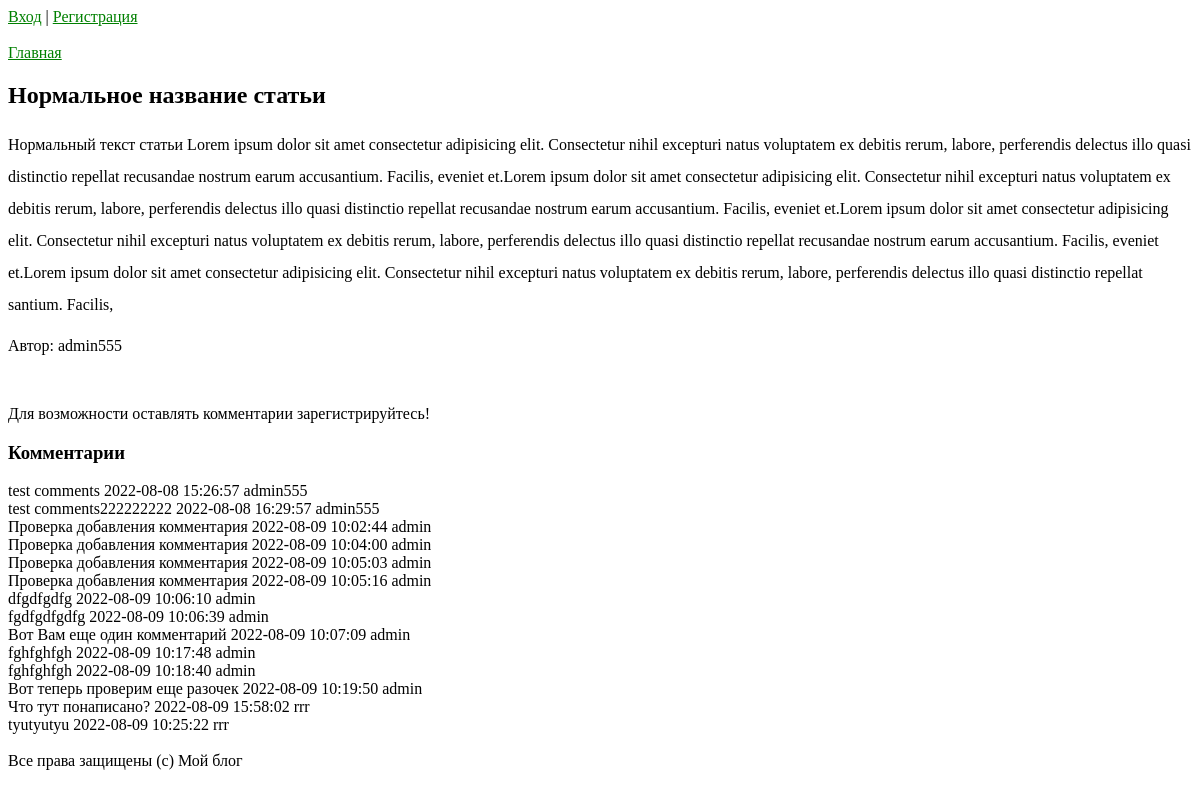
Page /articles/1 on the earlier database version.
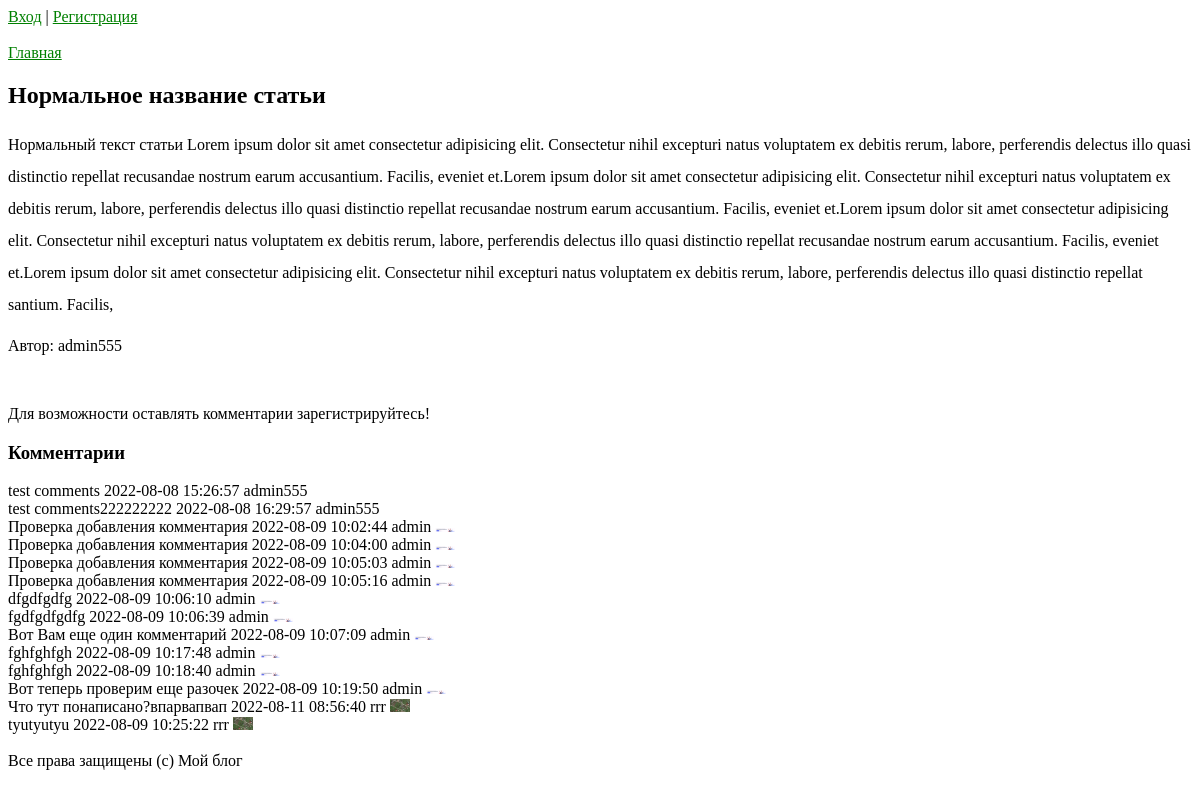
Same page on the later database version.
### tables this page shows
CREATE TABLE `comments` (
  `id` int(11) NOT NULL,
  `author_id` int(11) NOT NULL,
  `article_id` int(11) NOT NULL,
  `text` text NOT NULL,
  `date` datetime NOT NULL DEFAULT CURRENT_TIMESTAMP
);

CREATE TABLE `users` (
  `id` int(11) NOT NULL,
  `nickname` varchar(128) NOT NULL,
  `email` varchar(255) NOT NULL,
  `is_confirmed` tinyint(1) NOT NULL DEFAULT '0',
  `role` enum('admin','user') NOT NULL,
  `password_hash` varchar(255) NOT NULL,
  `auth_token` varchar(255) NOT NULL,
  `created_at` datetime NOT NULL DEFAULT CURRENT_TIMESTAMP,
  `avatar_url` varchar(255) DEFAULT NULL
);

### src/MyProject/Controllers/ArticlesController.php (called while the page is built, shortened)
<?php
class ArticlesController extends AbstractController
{
    public function view(int $articleId)
    {
    $article = Article::getById($articleId);
    $comments = CommentsController::getCommentsByArticleId($articleId);
    $this->view->renderHtml('articles/view.php',['article'=>$article, 'comments'=>$comments]);
    }
}

### www/index.php (called while the page is built, shortened)
<?php
try{
    $routes = require __DIR__ . str_replace('/','\\','/../src/routes.php');
    $route = $_GET['route'] ?? '';
    foreach ($routes as $pattern => $controllerAndAction) {
        preg_match($pattern, $route, $matches);
        if (!empty($matches)) {
            break;
        }
    }
    unset($matches[0]);
    $actionName = $controllerAndAction[1];
    $controller = new $controllerName();
    $controller -> $actionName(...$matches);
} catch (\MyProject\Exceptions\DbException $e) {
    $view = new \MyProject\View\View(__DIR__. str_replace('/','\\','/../src/templates/errors'));
    $view->renderHtml('500.php', ['error'=>$e->getMessage()],500);
} catch (\MyProject\Exceptions\NotFoundException $e) {
    $view = new \MyProject\View\View(__DIR__. str_replace('/','\\','/../src/templates/errors'));
    $view->renderHtml('404.php', ['error'=>$e->getMessage()],404);
}catch (\MyProject\Exceptions\UnauthorizedException $e) {
    $view = new \MyProject\View\View(__DIR__. str_replace('/','\\','/../src/templates/errors'));
    $view->renderHtml('401.php', ['error'=>$e->getMessage()],401);
}catch (\MyProject\Exceptions\ForbiddenException $e) {
    $view = new \MyProject\View\View(__DIR__. str_replace('/','\\','/../src/templates/errors'));
    $view->renderHtml('notAllow.php', ['error'=>$e->getMessage()],401);
}

### src/settings.php (called while the page is built)
<?php
return [
    'db'=>[
        'user'=>'user',
        'password'=>'userP@ssw0rd',
        'dbname'=>'my_project',
        'host'=>'localhost',
    ]
];

### src/MyProject/Services/Db.php (called while the page is built, shortened)
<?php
class Db
{
    private static $instance;
    private $pdo;
    private function __construct()
    {
        $dbOptions = (require __DIR__.'/../../settings.php')['db'];
        try {
            $this->pdo = new PDO(
                'mysql:host='.$dbOptions['host'].'; dbname='.$dbOptions['dbname'],
                $dbOptions['user'],
                $dbOptions['password']
            );
            $this->pdo->exec('SET NAMES UTF8');
        } catch (PDOException $e) {
            throw new DbException("Ошибка при подключении к базе данных:" . $e->getMessage());
        }
    }
    public function query(string $sql, array $params = [], string $className = 'stdClass'): ?array
    {
        $sth = $this->pdo->prepare($sql);
        $result = $sth->execute($params);
        return $sth->fetchAll(PDO::FETCH_CLASS, $className);
    }
    public static function getInstances():self
    {
        if (self::$instance === null) {
            self::$instance = new self();
        }
        return self::$instance;
    }
}

### src/MyProject/Models/ActiveRecordEntity.php (called while the page is built, shortened)
<?php
abstract class ActiveRecordEntity
{
    protected $id;
    public function getId()
    {
        return $this->id;
    }
    private function under_score_ToCamelCase(string $source):string
    {
        return lcfirst(str_replace('_','',ucwords($source, '_')));
    }
    public static function getById(int $id): ?self
    {
        $db = Db::getInstances();
        $entities = $db->query('SELECT * FROM `'.static::getTableName().'` WHERE `id` = :id;', [':id'=>$id], static::class);
        return $entities ? $entities[0]:null;
    }
}

### src/MyProject/Models/Articles/Article.php (called while the page is built, shortened)
<?php
class Article extends ActiveRecordEntity
{
    protected $name;
    protected $text;
    protected $authorId;
    public function getName():string
    {
        return $this->name;
    }
    public function getText(int $n=0):string
    {
        if ($n > 0) {
           return substr($this->text, 0, $n);
        } else {
            return $this->text;
        }
    }
    protected static function getTableName(): string
    {
        return 'articles';
    }
    public function getAuthor():User
    {
        return User::getByID($this->authorId);
    }
    public function isEdditable(): bool
    {
        $user = UsersAuthService::getUserByToken();
        return false;
    }
}

### src/MyProject/Models/Users/User.php (called while the page is built, shortened)
<?php
class User extends ActiveRecordEntity
{
    protected $nickname;
    protected $avatar_url;
    public function getNickname():string
    {
        return $this->nickname;
    }
    protected static function getTableName(): string
    {
        return 'users';
    }
    public function getAvatar():?string
    {
        return $GLOBALS['AVATAR_SRC'].$this->avatar_url;
    }
}

### src/MyProject/Models/Users/UsersAuthService.php (called while the page is built, shortened)
<?php
class UsersAuthService
{
    public static function getUserByToken(): ?User
    {
        $token = $_COOKIE['token'] ?? '';
        if (empty($token)) {
            return null;
        }
        [$userId, $authToken] = explode(':', $token, 2);
        $user = User::getById((int) $userId);
        return $user;
    }
}

### src/MyProject/Controllers/CommentsController.php (called while the page is built, shortened)
<?php
class CommentsController extends AbstractController
{
    public static function getCommentsByArticleId(int $articleId):array
    {
        $sql = 'SELECT * FROM comments WHERE `article_id` = :articleId;';
        $db = Db::getInstances();
        $result = $db->query($sql, [':articleId' => $articleId], Comment::class) ?? [];
        return $result;
    }
}

### src/MyProject/Models/Comments/Comment.php (called while the page is built, shortened)
<?php
class Comment extends ActiveRecordEntity
{
    protected $date;
    protected $text;
    protected $authorId;
    public function getText():string
    {
        return $this->text;
    }
    public function getDate():string
    {
        return $this->date;
    }
    public function getAuthor():User
    {
        return User::getById($this->authorId);
    }
}

### src/templates/articles/view.php (the view, shortened to what the changed rows need)
<?php include('../src/templates/header.php');?>
<br><a href="/www">Главная</a><br>
    <h2><?=$article->getName();?></h2>
    <p style="line-height:2;"><?=$article->getText();?></p>
    <p>Автор: <?=$article->getAuthor()->getNickname();?></p>
    <br>
    <?php if($user != null): ?>
        <h3>Добавить комментарий:</h3>
        <form action="<?=$article->getId();?>/comments" method="post">
        Текст комментария: <textarea type="text" name="text" ><?= $_POST['commentText'] ?? '' ?></textarea>
        <br>
        <input type="submit" value="Комментировать">
        </form>
    <?php else:?>
        <p>Для возможности оставлять комментарии зарегистрируйтесь!</p>
    <?php endif;?>
<h3>Комментарии</h3>
<?php foreach($comments as $comment):?>
    <div id="comment<?=$comment->getId();?>">
        <?=$comment->getText();?>
        <?=$comment->getDate();?>
        <?=$comment->getAuthor()->getNickname();?>
        <img style="max-width:20px;height:auto;" src="<?=$comment->getAuthor()->getAvatar();?>" alt="">
    </div>
<?php endforeach;?>
<br>
<?php include('../src/templates/footer.php');?>

Differences in the rows shown:
changed through a linked row, comments (number 3 of 14 on the later page): author.avatar_url: picture added
changed through a linked row, comments (number 4 of 14 on the later page): author.avatar_url: picture added
changed through a linked row, comments (number 5 of 14 on the later page): author.avatar_url: picture added
changed through a linked row, comments (number 6 of 14 on the later page): author.avatar_url: picture added
changed through a linked row, comments "dfgdfgdfg": author.avatar_url: picture added
changed through a linked row, comments "fgdfgdfgdfg": author.avatar_url: picture added
changed through a linked row, comments "Вот Вам еще один комментарий": author.avatar_url: picture added
changed through a linked row, comments (number 10 of 14 on the later page): author.avatar_url: picture added
changed through a linked row, comments (number 11 of 14 on the later page): author.avatar_url: picture added
changed through a linked row, comments "Вот теперь проверим еще разочек": author.avatar_url: picture added
changed comments: text "Что тут понаписано?" → "Что тут понаписано?впарвапвап"; date "2022-08-09 15:58:02" → "2022-08-11 08:56:40"; author.avatar_url: picture added
changed through a linked row, comments "tyutyutyu": author.avatar_url: picture added
